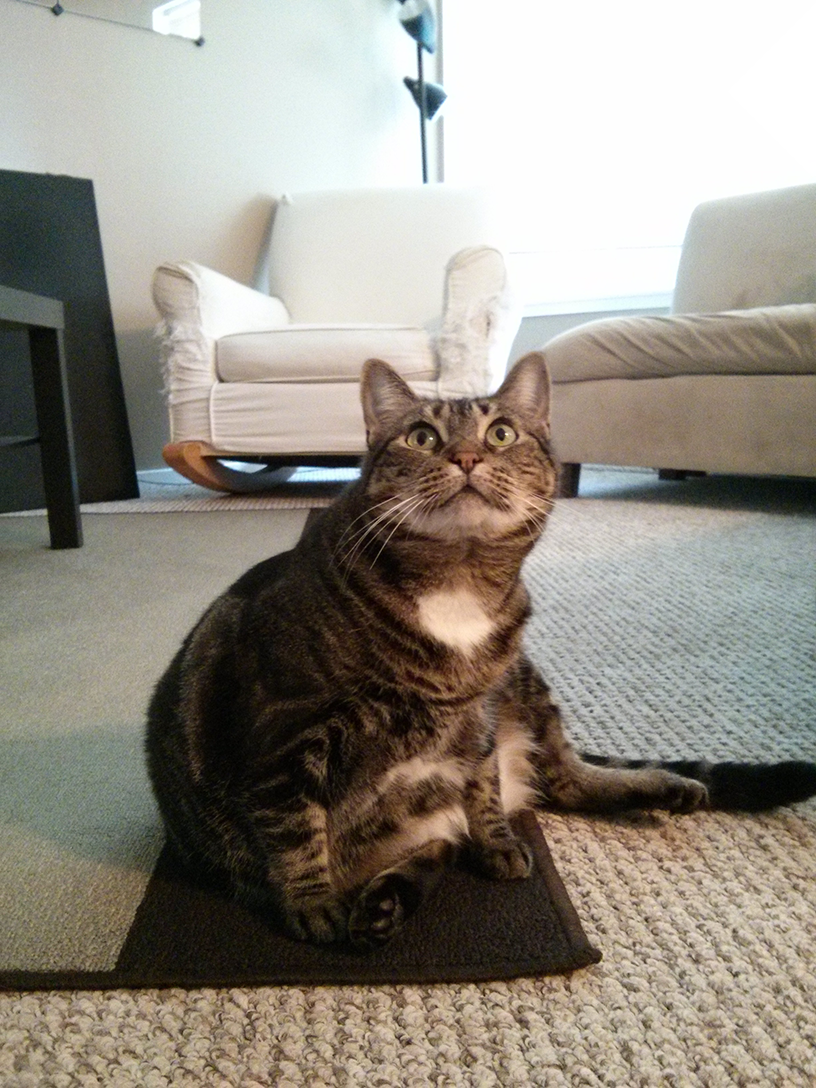
#> input picture Python Learning Path/Automate the Boring Stuff/chap17/zophie.png, 816 x 1088 px
$ python rotating.py
#> lines starting #> are read from the running program, lines starting #| are printed output that depends on the picture
from PIL import Image

catIm = Image.open('zophie.png')
#> catIm is the input picture: PIL image 816x1088 RGB; mean R, G, B 147, 141.1, 131.1

catIm.rotate(90).save("rotated90.png")
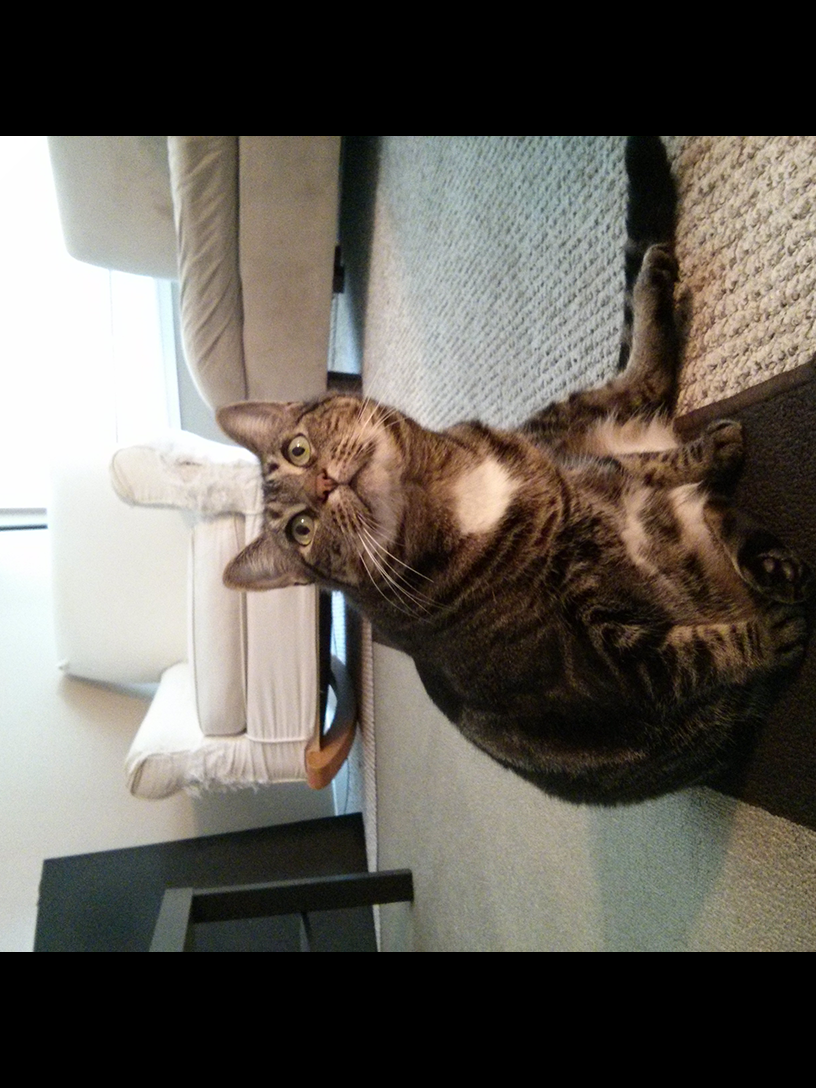
#> saved as rotated90.png: PIL image 816x1088 RGB; mean R, G, B 100.3, 95.7, 88.5
